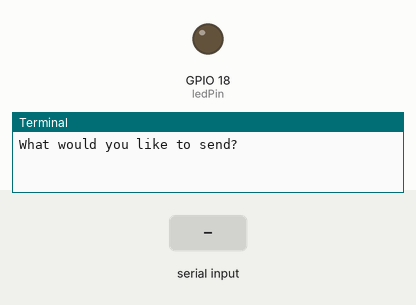
Recording of a program running on a simulated Raspberry Pi (BCM pin numbers). Parts: output pins drawn as LEDs (lit = HIGH), the last lines printed to the terminal. Inputs (shaded band) come from the test bench.

Above: at 1.2 s.
1.3 s: "-" typed at the terminal, then Enter
At 1.7 s:
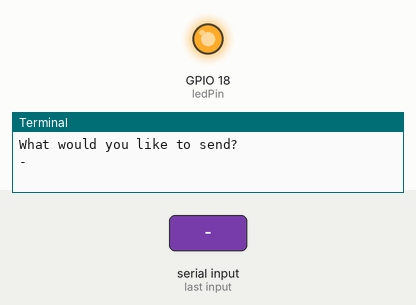
4.3 s: "." typed at the terminal, then Enter
At 5.1 s:
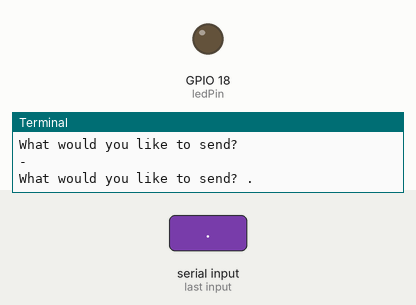
7.3 s: "1" typed at the terminal, then Enter
Timing chart, 0 to 13.1 s (numbered marks = the images above; inputs shaded):
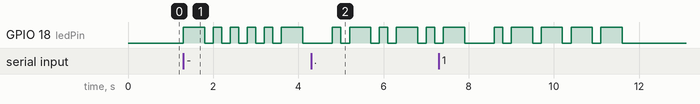

The program:

MorseCode.py
```python
import RPi.GPIO as GPIO
import time
GPIO.setwarnings(False)

CODE = {' ': ' ',
        "'": '.----.',
        '(': '-.--.-',
        ')': '-.--.-',
        ',': '--..--',
        '-': '-....-',
        '.': '.-.-.-',
        '/': '-..-.',
        '0': '-----',
        '1': '.----',
        '2': '..---',
        '3': '...--',
        '4': '....-',
        '5': '.....',
        '6': '-....',
        '7': '--...',
        '8': '---..',
        '9': '----.',
        ':': '---...',
        ';': '-.-.-.',
        '?': '..--..',
        'A': '.-',
        'B': '-...',
        'C': '-.-.',
        'D': '-..',
        'E': '.',
        'F': '..-.',
        'G': '--.',
        'H': '....',
        'I': '..',
        'J': '.---',
        'K': '-.-',
        'L': '.-..',
        'M': '--',
        'N': '-.',
        'O': '---',
        'P': '.--.',
        'Q': '--.-',
        'R': '.-.',
        'S': '...',
        'T': '-',
        'U': '..-',
        'V': '...-',
        'W': '.--',
        'X': '-..-',
        'Y': '-.--',
        'Z': '--..',
        '_': '..--.-'}
ledPin = 18
GPIO.setmode(GPIO.BCM)
GPIO.setup(ledPin, GPIO.OUT)


def dot():
    GPIO.output(ledPin, 1)
    time.sleep(0.2)
    GPIO.output(ledPin, 0)
    time.sleep(0.2)

def dash():
    GPIO.output(ledPin, 1)
    time.sleep(0.5)
    GPIO.output(ledPin, 0)
    time.sleep(0.2)

while True:
    code = input('What would you like to send? ')
    for letter in code:
        for symbol in CODE[letter.upper()]:
                if symbol == '-':
                    dash()
                elif symbol == '.':
                    dot()
                else:
                    time.sleep(0.5)
        time.sleep(0.5)
```

Measured:
- after the input at 1.3 s, GPIO 18 (ledPin): goes HIGH 0.50 s, 4 × (LOW 0.20 s, HIGH 0.20 s), LOW 0.20 s, HIGH 0.50 s, then LOW, starting at once
- after the input at 4.3 s, GPIO 18 (ledPin): LOW → HIGH after 0.50 s, then repeats every 1.1 s: LOW 0.20 s, HIGH 0.50 s, LOW 0.20 s, HIGH 0.20 s
